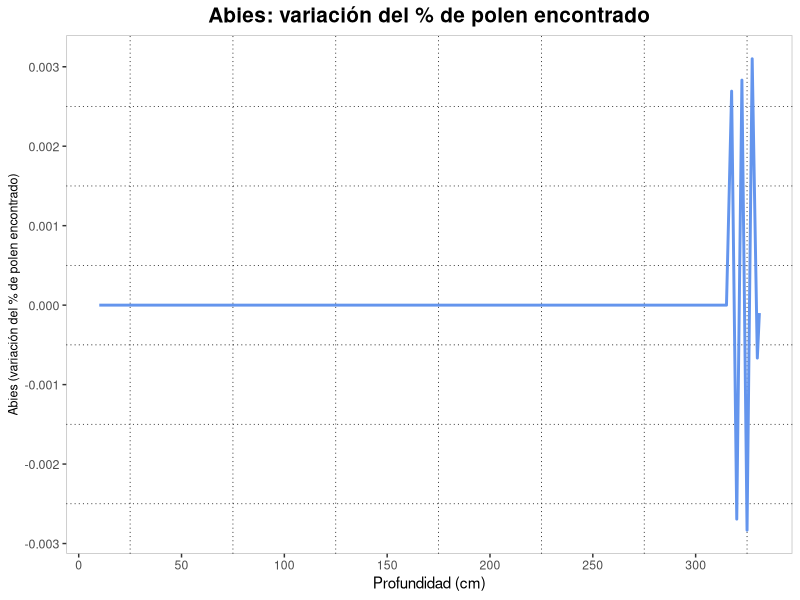
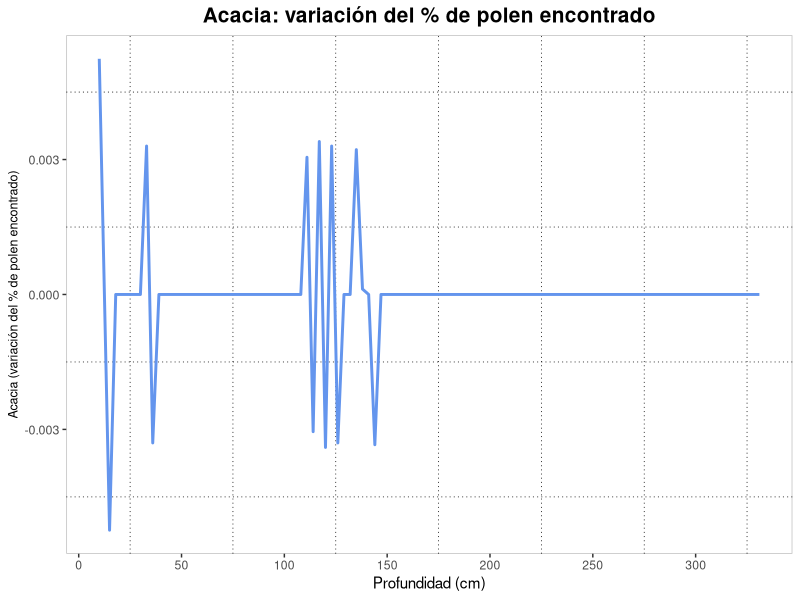
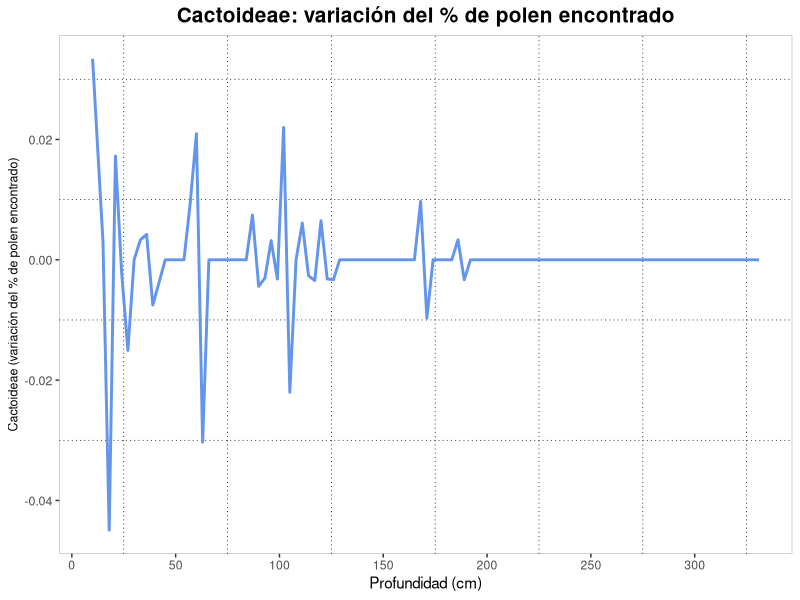
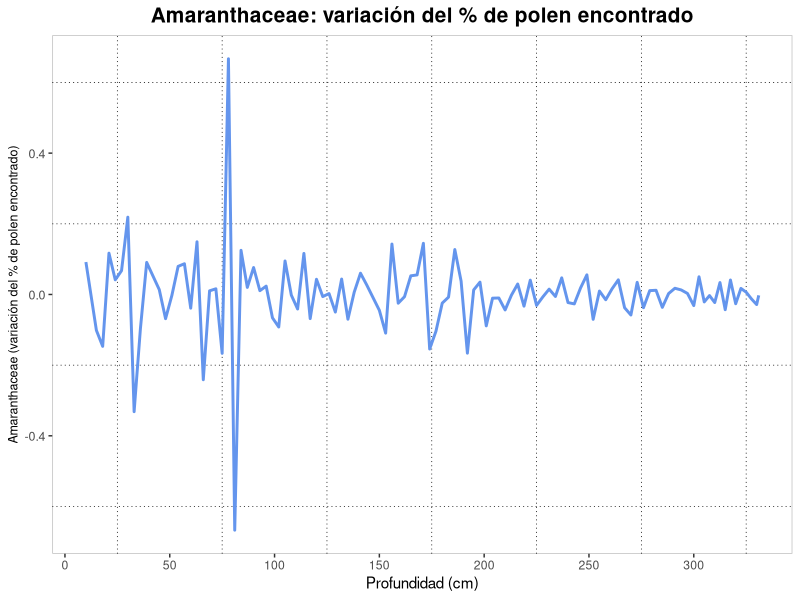

The R script that drew these images, in order:
## ---- chunk 1
# Loading
library('dplyr') # Para manejo del dataframe
library("readxl") # Para descarga de archivo xls
library("tibble") # Para manejo de dataframe
library("ggplot2")
# xls files
data <- read_excel("TB4.xlsx")

## ---- chunk 2

# Se agrega la columna de la sumatoria por renglon, excentando el primero, pues corresponde a la profundidad.
sum_pollen = rowSums(data %>% select(2:118))


# Se añade la columna al dataframe.
data <- cbind(data, sum_pollen)


## ---- chunk 3
# Aplicamos un ciclo "for" para conocer los renglones con sólo ceros de las columnas 1 a la 111.
for (i in 1:111) {
  if (sum_pollen[i]== 0) {
    
    print(i)
    }
}


# Únicamente el renglón 12 se compone de ceros; se elimina.

data1 <- data[-12,] 
sum_pollen1 = sum_pollen[-12]



## ---- chunk 4

# Se elimina la columna de sumatoria, pues ya conocimos aquel renglón cuya sumatoria era igual a cero.

data1 = data1[,-119]


# Se trasforma a porcentaje cada entrada del dataframe "data1" y se guarda en el df "data2"

data2 = (data1 %>% select(2:118))/(rowSums(data1 %>% select(2:118)))


# Se añade la columa de profundidad.

Profundidad = c(data1[,1])

data3 = cbind(data2, Profundidad)


# Se cambia de orden la columna "Profundidad"

data4 = data3[, c(118, 1:117)]

# Se agrega la sumatoria por columna en valor absoluto.

data5 = cbind(data4, sum_pollen1)

## ---- chunk 5

# Se calculan las diferencias por renglón del dataframe "data2", compuesto por valores porcentuales, pero sin la columna "Profundidad" ni la columna "sum_pollen1"

data6 <- diff(as.matrix(data2))
 
data6 = as.data.frame(data6) # Se tranforma la matriz a dataframe. 


# Se añade la columa de profundidad.

Profundidad1 = Profundidad[-1] # Se crea un vector profundidad con la misma longitud que el dataframe "data6"

data7 = cbind(data6, Profundidad1)

# Se cambia de orden la columna "Profundidad" y transformamos la matriz "data8" en dataframe.

data8 = data7[, c(118, 1:117)]
data8 = as.data.frame(data8)


## ---- chunk 6

########## Abies ###########
graph_Abies <- ggplot(data8, aes(x=Profundidad1, y=Abies)) +
  geom_line(color= "cornflowerblue", size=1) + 
  ylab("Abies (variación del % de polen encontrado)") + 
  xlab ("Profundidad (cm)") +
  scale_x_continuous(name= "Profundidad (cm)", breaks= c(0, 50, 100, 150, 200, 250, 300)) +
  scale_y_continuous(name= "Abies (variación del % de polen encontrado)", breaks= waiver()) +
  theme(panel.background = element_rect(fill = 'white', color = 'grey'),
  panel.grid.minor = element_line(color = 'black', linetype = 'dotted'),
  panel.grid.major = element_line(color = 'black', size = 0.001)) +
  ggtitle("Abies: variación del % de polen encontrado") +
  theme(plot.title = element_text(hjust = 0.5)) + 
  theme(plot.title = element_text(face = "bold", size = 15)) +
  theme(axis.text.y = element_text(size = 9), 
          axis.title.y = element_text(size = 9))

graph_Abies

## ---- chunk 7

########## Acacia ###########
graph_Acacia <- ggplot(data8, aes(x=Profundidad1, y=Acacia)) +
  geom_line(color= "cornflowerblue", size=1) + 
  ylab("Acacia (variación del % de polen encontrado)") + 
  xlab ("Profundidad (cm)") +
  scale_x_continuous(name= "Profundidad (cm)", breaks= c(0, 50, 100, 150, 200, 250, 300)) +
  scale_y_continuous(name= "Acacia (variación del % de polen encontrado)", breaks= waiver()) +
  theme(panel.background = element_rect(fill = 'white', color = 'grey'),
  panel.grid.minor = element_line(color = 'black', linetype = 'dotted'),
  panel.grid.major = element_line(color = 'black', size = 0.002)) +
  ggtitle("Acacia: variación del % de polen encontrado") +
  theme(plot.title = element_text(hjust = 0.5)) + 
  theme(plot.title = element_text(face = "bold", size = 15)) +
  theme(axis.text.y = element_text(size = 9), 
          axis.title.y = element_text(size = 9))

graph_Acacia

## ---- chunk 8

########## Cactoideae ###########
graph_Cactoideae <- ggplot(data8, aes(x=Profundidad1, y=Cactoideae)) +
  geom_line(color= "cornflowerblue", size=1) + 
  ylab("Cactoideae (variación del % de polen encontrado)") + 
  xlab ("Profundidad (cm)") +
  scale_x_continuous(name= "Profundidad (cm)", breaks= c(0, 50, 100, 150, 200, 250, 300)) +
  scale_y_continuous(name= "Cactoideae (variación del % de polen encontrado)", breaks= waiver()) +
  theme(panel.background = element_rect(fill = 'white', color = 'grey'),
  panel.grid.minor = element_line(color = 'black', linetype = 'dotted'),
  panel.grid.major = element_line(color = 'black', size = 0.002)) +
  ggtitle("Cactoideae: variación del % de polen encontrado") +
  theme(plot.title = element_text(hjust = 0.5)) + 
  theme(plot.title = element_text(face = "bold", size = 15)) +
  theme(axis.text.y = element_text(size = 9), 
          axis.title.y = element_text(size = 9))

graph_Cactoideae

## ---- chunk 9

########## Amaranthaceae ###########
graph_Amaranthaceae <- ggplot(data8, aes(x=Profundidad1, y=Amaranthaceae)) +
  geom_line(color= "cornflowerblue", size=1) + 
  ylab("Amaranthaceae (variación del % de polen encontrado)") + 
  xlab ("Profundidad (cm)") +
  scale_x_continuous(name= "Profundidad (cm)", breaks= c(0, 50, 100, 150, 200, 250, 300)) +
  scale_y_continuous(name= "Amaranthaceae (variación del % de polen encontrado)", breaks= waiver()) +
  theme(panel.background = element_rect(fill = 'white', color = 'grey'),
  panel.grid.minor = element_line(color = 'black', linetype = 'dotted'),
  panel.grid.major = element_line(color = 'black', size = 0.002)) +
  ggtitle("Amaranthaceae: variación del % de polen encontrado") +
  theme(plot.title = element_text(hjust = 0.5)) + 
  theme(plot.title = element_text(face = "bold", size = 15)) +
  theme(axis.text.y = element_text(size = 9), 
          axis.title.y = element_text(size = 9))

graph_Amaranthaceae

